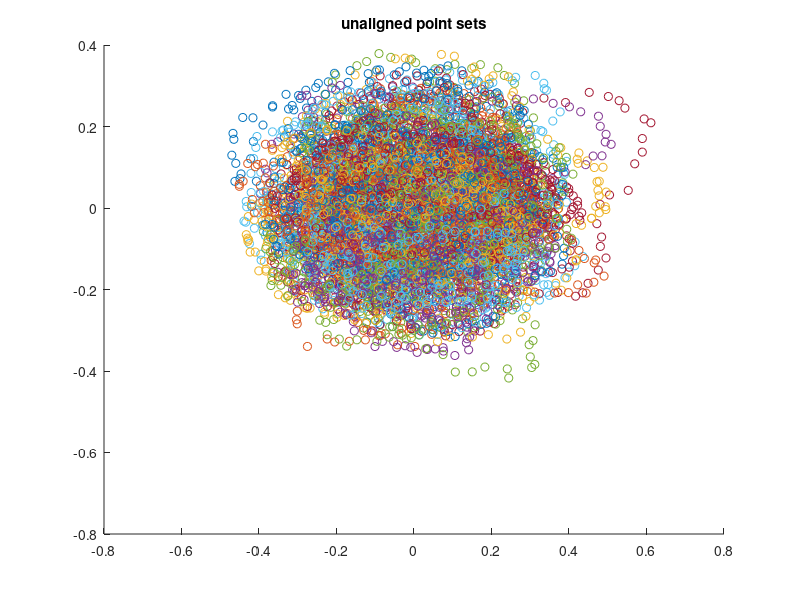

This figure's MATLAB source: (Note: this script raises an error after producing the figure.)
clc;clear;close all
load('assignmentShapeAnalysis.mat')
%% unaligned point sets
figure
for i=1:numOfPointSets
    hold on
    scatter(pointSets(1,:,i),pointSets(2,:,i))
end
title('unaligned point sets')

%%initialising mean point set
meanPtSet=mean(pointSets,3);

meanPtSet=meanPtSet-repmat(mean(meanPtSet,2),1,size(meanPtSet,2)); % making zero mean 

meanPtSet=meanPtSet/sqrt(sum(sum(meanPtSet.^2))/size(meanPtSet,2));% normalising the initial mean point set 

%% shape mean calculation
outPtSets=zeros(size(pointSets));
flag=1;
prevMean=meanPtSet;
iter=0;
while(flag)
    iter=iter+1;
    for i=1:size(pointSets,3)
        outPtSets(:,:,i)=align(meanPtSet,pointSets(:,:,i));
    end
    meanPtSet=mean(outPtSets,3);
    if sum(sum(abs(meanPtSet-prevMean)))/sum(sum(abs(prevMean)))<0.01
        flag=0;
    else
        prevMean=meanPtSet;
    end
end

figure
for i=1:numOfPointSets
    hold on
    scatter(outPtSets(1,:,i),outPtSets(2,:,i))
end
title('aligned point sets')


figure
for i=1:numOfPointSets
    hold on
    scatter(outPtSets(1,:,i),outPtSets(2,:,i),[],[0,1,0])
end

hold on 
scatter(meanPtSet(1,:),meanPtSet(2,:),[],[0,0,1])
title('aligned point sets with mean point set marked')


%% modes of shape variability calculation

outPtSets=reshape(outPtSets,[size(pointSets,1)*size(pointSets,2),size(pointSets,3)]);

[COEFF,~,latent]=pcacov(outPtSets'); 
figure
plot(latent)
title('eigen values/variances of principal modes')

V=reshape(COEFF,[size(pointSets,1),size(pointSets,2),size(COEFF,2)]);

figure
subplot(2,2,1)
scatter(V(1,:,1),V(2,:,1))
subplot(2,2,2)
scatter(V(1,:,2),V(2,:,2))
subplot(2,2,3)
scatter(V(1,:,3),V(2,:,3))
subplot(2,2,4)
scatter(V(1,:,4),V(2,:,4))
title('first 4 principal components of shape variation')


